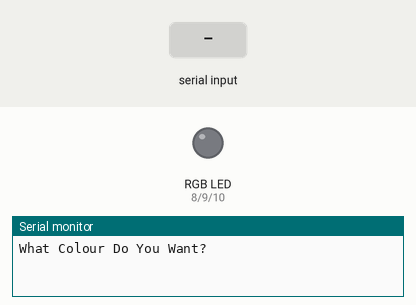
A sketch run on a simulated Arduino Uno, built with avr-gcc and run on an emulated ATmega328P. Shown: an RGB LED mixed from three pins (HIGH = lit), the last lines printed to the serial monitor. Inputs (shaded band) come from the test bench.

Above: at 1.2 s.
1.3 s: "red" received over Serial
At 3.2 s:
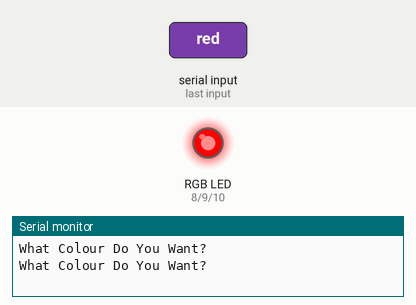
3.8 s: "green" received over Serial
At 5.1 s:
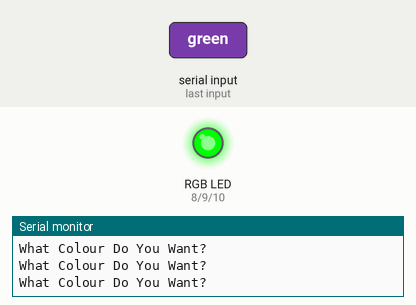
6.3 s: "blue" received over Serial
At 8.2 s:
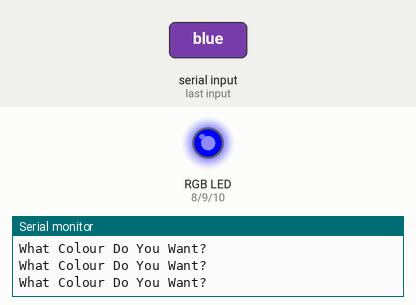
8.8 s: "aqua" received over Serial
At 10.1 s:
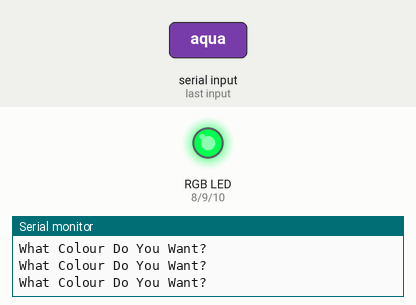
11.3 s: "yellow" received over Serial
At 13.3 s:
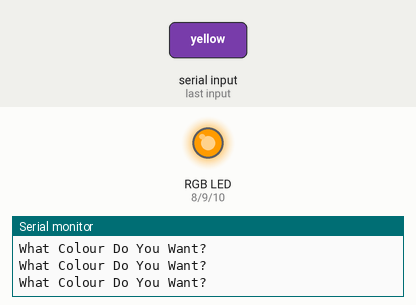
13.8 s: "cyan" received over Serial
At 15.1 s:
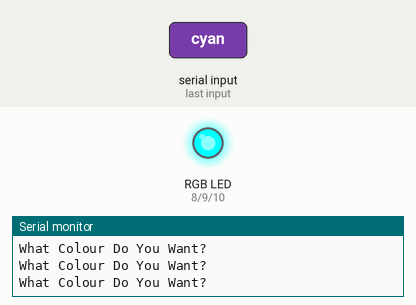
Timing chart, 0 to 16.8 s (numbered marks = the images above; inputs shaded):
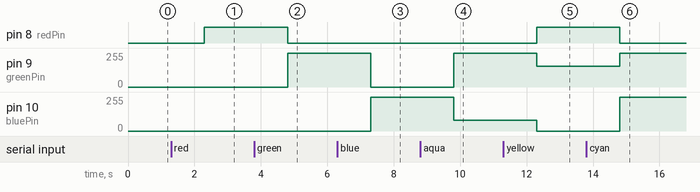

Measured:
- after the input at 1.3 s, pin 8 (redPin): LOW → HIGH after 1.0 s
- after the input at 3.8 s, pin 8 (redPin): HIGH → LOW after 1.0 s; pin 9 (greenPin): 0/255 → 255/255 after 1.0 s
- after the input at 6.3 s, pin 9 (greenPin): 255/255 → 0/255 after 1.0 s; pin 10 (bluePin): 0/255 → 255/255 after 1.0 s
- after the input at 8.8 s, pin 9 (greenPin): 0/255 → 255/255 after 1.0 s; pin 10 (bluePin): 255/255 → 80/255 after 1.0 s
- after the input at 11.3 s, pin 8 (redPin): LOW → HIGH after 1.0 s; pin 9 (greenPin): 255/255 → 155/255 after 1.0 s; pin 10 (bluePin): 80/255 → 0/255 after 1.0 s
- after the input at 13.8 s, pin 8 (redPin): HIGH → LOW after 1.0 s; pin 9 (greenPin): 155/255 → 255/255 after 1.0 s; pin 10 (bluePin): 0/255 → 255/255 after 1.0 s

The sketch:

RGB_led.ino
```cpp
int redPin= 8;
int greenPin= 9;
int bluePin= 10;
String myColor;
String msg="What Colour Do You Want?" ;
void setup() {
  Serial.begin(9600);
  pinMode(redPin, OUTPUT);
  pinMode(greenPin, OUTPUT);
  pinMode(bluePin, OUTPUT);

}

void loop() {
 Serial.println(msg);
 while (Serial.available()==0){

 }
 myColor=Serial.readString();
 if (myColor=="red"){
  digitalWrite(redPin, HIGH);
  digitalWrite(greenPin,LOW);
  digitalWrite(bluePin,LOW);
 }
  if (myColor=="green"){
  digitalWrite(redPin,LOW);
  digitalWrite(greenPin, HIGH);
  digitalWrite(bluePin,LOW);
 }
  if (myColor=="blue"){
  digitalWrite(redPin,LOW);
  digitalWrite(greenPin, LOW);
  digitalWrite(bluePin,HIGH);
 }
  if (myColor=="off"){
  digitalWrite(redPin,LOW);
  digitalWrite(greenPin, LOW);
  digitalWrite(bluePin,LOW);
 }
  if (myColor=="aqua"){
  digitalWrite(redPin,LOW);
  analogWrite(greenPin, 255);
   analogWrite(bluePin,80);
 }

  if (myColor=="yellow"){
  analogWrite(redPin,255);
  analogWrite(greenPin, 155);
  analogWrite(bluePin,0);
 }

 if (myColor=="cyan"){
  analogWrite(redPin,0);
  analogWrite(greenPin, 255);
  analogWrite(bluePin,255);
 }

 if (myColor=="magenta"){
  analogWrite(redPin,255);
  analogWrite(greenPin, 0);
  analogWrite(bluePin,100);
 }

  if (myColor=="pink"){
  analogWrite(redPin,100);
  analogWrite(greenPin, 0);
  analogWrite(bluePin,100);
 }
}
```
